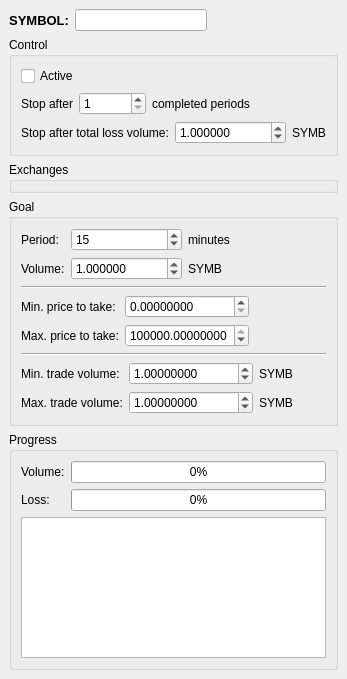
<?xml version="1.0" encoding="UTF-8"?>
<ui version="4.0">
 <class>TakerStrategyWindow</class>
 <widget class="QMainWindow" name="TakerStrategyWindow">
  <property name="geometry">
   <rect>
    <x>0</x>
    <y>0</y>
    <width>345</width>
    <height>679</height>
   </rect>
  </property>
  <property name="windowTitle">
   <string>MainWindow</string>
  </property>
  <widget class="QWidget" name="centralwidget">
   <layout class="QVBoxLayout" name="verticalLayout_4">
    <item>
     <layout class="QHBoxLayout" name="horizontalLayout_2">
      <item>
       <widget class="QLabel" name="symbolLabel">
        <property name="font">
         <font>
          <pointsize>10</pointsize>
          <weight>75</weight>
          <bold>true</bold>
         </font>
        </property>
        <property name="text">
         <string>SYMBOL:</string>
        </property>
        <property name="alignment">
         <set>Qt::AlignRight|Qt::AlignTrailing|Qt::AlignVCenter</set>
        </property>
       </widget>
      </item>
      <item>
       <widget class="QLineEdit" name="symbol">
        <property name="readOnly">
         <bool>true</bool>
        </property>
       </widget>
      </item>
      <item>
       <spacer name="horizontalSpacer">
        <property name="orientation">
         <enum>Qt::Horizontal</enum>
        </property>
        <property name="sizeHint" stdset="0">
         <size>
          <width>0</width>
          <height>20</height>
         </size>
        </property>
       </spacer>
      </item>
     </layout>
    </item>
    <item>
     <widget class="QGroupBox" name="controlGroup">
      <property name="title">
       <string>Control</string>
      </property>
      <layout class="QVBoxLayout" name="verticalLayout_3">
       <item>
        <layout class="QHBoxLayout" name="horizontalLayout">
         <item>
          <widget class="QCheckBox" name="activationToggle">
           <property name="text">
            <string>Active</string>
           </property>
          </widget>
         </item>
        </layout>
       </item>
       <item>
        <layout class="QHBoxLayout" name="horizontalLayout_3">
         <item>
          <widget class="QLabel" name="stopAfterNumberOfPeriodsBeginLabel">
           <property name="text">
            <string>Stop after</string>
           </property>
          </widget>
         </item>
         <item>
          <widget class="QSpinBox" name="stopAfterNumberOfPeriods">
           <property name="minimum">
            <number>1</number>
           </property>
           <property name="maximum">
            <number>10000000</number>
           </property>
           <property name="value">
            <number>1</number>
           </property>
          </widget>
         </item>
         <item>
          <widget class="QLabel" name="stopAfterNumberOfPeriodsEndLabel">
           <property name="text">
            <string>completed periods</string>
           </property>
          </widget>
         </item>
         <item>
          <spacer name="horizontalSpacer_3">
           <property name="orientation">
            <enum>Qt::Horizontal</enum>
           </property>
           <property name="sizeHint" stdset="0">
            <size>
             <width>0</width>
             <height>20</height>
            </size>
           </property>
          </spacer>
         </item>
        </layout>
       </item>
       <item>
        <layout class="QHBoxLayout" name="horizontalLayout_4">
         <item>
          <widget class="QLabel" name="maxLossVolumeSymbolLabel">
           <property name="text">
            <string>Stop after total loss volume:</string>
           </property>
          </widget>
         </item>
         <item>
          <widget class="QDoubleSpinBox" name="maxLossVolume">
           <property name="decimals">
            <number>6</number>
           </property>
           <property name="minimum">
            <double>0.000000000000000</double>
           </property>
           <property name="maximum">
            <double>1000000000.000000000000000</double>
           </property>
           <property name="value">
            <double>1.000000000000000</double>
           </property>
          </widget>
         </item>
         <item>
          <widget class="QLabel" name="maxLossVolumeSymbol">
           <property name="text">
            <string>SYMB</string>
           </property>
          </widget>
         </item>
         <item>
          <spacer name="horizontalSpacer_4">
           <property name="orientation">
            <enum>Qt::Horizontal</enum>
           </property>
           <property name="sizeHint" stdset="0">
            <size>
             <width>0</width>
             <height>20</height>
            </size>
           </property>
          </spacer>
         </item>
        </layout>
       </item>
      </layout>
     </widget>
    </item>
    <item>
     <widget class="QGroupBox" name="exchangesGroup">
      <property name="title">
       <string>Exchanges</string>
      </property>
     </widget>
    </item>
    <item>
     <widget class="QGroupBox" name="goalGroup">
      <property name="title">
       <string>Goal</string>
      </property>
      <layout class="QVBoxLayout" name="verticalLayout_2">
       <item>
        <layout class="QHBoxLayout" name="horizontalLayout_5">
         <item>
          <layout class="QGridLayout" name="gridLayout_3">
           <item row="0" column="0">
            <widget class="QLabel" name="periodSizeLabel">
             <property name="text">
              <string>Period:</string>
             </property>
            </widget>
           </item>
           <item row="1" column="0">
            <widget class="QLabel" name="volumeGoalLabel">
             <property name="text">
              <string>Volume:</string>
             </property>
            </widget>
           </item>
           <item row="1" column="1" colspan="2">
            <widget class="QDoubleSpinBox" name="goalVolume">
             <property name="decimals">
              <number>6</number>
             </property>
             <property name="minimum">
              <double>0.000001000000000</double>
             </property>
             <property name="maximum">
              <double>1000000000.000000000000000</double>
             </property>
             <property name="value">
              <double>1.000000000000000</double>
             </property>
            </widget>
           </item>
           <item row="1" column="3">
            <widget class="QLabel" name="volumeGoalSymbol">
             <property name="text">
              <string>SYMB</string>
             </property>
            </widget>
           </item>
           <item row="0" column="3">
            <widget class="QLabel" name="periodSizeUnitsLabel">
             <property name="text">
              <string>minutes</string>
             </property>
            </widget>
           </item>
           <item row="0" column="1" colspan="2">
            <widget class="QSpinBox" name="periodSize">
             <property name="minimum">
              <number>1</number>
             </property>
             <property name="maximum">
              <number>1440</number>
             </property>
             <property name="singleStep">
              <number>5</number>
             </property>
             <property name="value">
              <number>15</number>
             </property>
            </widget>
           </item>
          </layout>
         </item>
         <item>
          <spacer name="horizontalSpacer_2">
           <property name="orientation">
            <enum>Qt::Horizontal</enum>
           </property>
           <property name="sizeHint" stdset="0">
            <size>
             <width>0</width>
             <height>20</height>
            </size>
           </property>
          </spacer>
         </item>
        </layout>
       </item>
       <item>
        <widget class="Line" name="line">
         <property name="orientation">
          <enum>Qt::Horizontal</enum>
         </property>
        </widget>
       </item>
       <item>
        <layout class="QHBoxLayout" name="horizontalLayout_6">
         <item>
          <layout class="QGridLayout" name="gridLayout_2">
           <item row="0" column="0">
            <widget class="QLabel" name="label">
             <property name="text">
              <string>Min. price to take:</string>
             </property>
            </widget>
           </item>
           <item row="0" column="1">
            <widget class="QDoubleSpinBox" name="priceRangeFrom">
             <property name="decimals">
              <number>8</number>
             </property>
             <property name="maximum">
              <double>100000.000000000000000</double>
             </property>
            </widget>
           </item>
           <item row="1" column="0">
            <widget class="QLabel" name="label_4">
             <property name="text">
              <string>Max. price to take:</string>
             </property>
            </widget>
           </item>
           <item row="1" column="1">
            <widget class="QDoubleSpinBox" name="priceRangeTo">
             <property name="decimals">
              <number>8</number>
             </property>
             <property name="maximum">
              <double>100000.000000000000000</double>
             </property>
             <property name="value">
              <double>100000.000000000000000</double>
             </property>
            </widget>
           </item>
          </layout>
         </item>
         <item>
          <spacer name="horizontalSpacer_5">
           <property name="orientation">
            <enum>Qt::Horizontal</enum>
           </property>
           <property name="sizeHint" stdset="0">
            <size>
             <width>0</width>
             <height>20</height>
            </size>
           </property>
          </spacer>
         </item>
        </layout>
       </item>
       <item>
        <widget class="Line" name="line_2">
         <property name="orientation">
          <enum>Qt::Horizontal</enum>
         </property>
        </widget>
       </item>
       <item>
        <layout class="QHBoxLayout" name="horizontalLayout_7">
         <item>
          <layout class="QGridLayout" name="gridLayout_4">
           <item row="0" column="0">
            <widget class="QLabel" name="minTradeVolumeLabel">
             <property name="text">
              <string>Min. trade volume:</string>
             </property>
            </widget>
           </item>
           <item row="0" column="1">
            <widget class="QDoubleSpinBox" name="minTradeVolume">
             <property name="decimals">
              <number>8</number>
             </property>
             <property name="minimum">
              <double>0.000001000000000</double>
             </property>
             <property name="maximum">
              <double>100000.000000000000000</double>
             </property>
             <property name="value">
              <double>1.000000000000000</double>
             </property>
            </widget>
           </item>
           <item row="0" column="2">
            <widget class="QLabel" name="minTradeVolumeSymbol">
             <property name="text">
              <string>SYMB</string>
             </property>
            </widget>
           </item>
           <item row="1" column="0">
            <widget class="QLabel" name="maxTradeVolumeLabel">
             <property name="text">
              <string>Max. trade volume:</string>
             </property>
            </widget>
           </item>
           <item row="1" column="1">
            <widget class="QDoubleSpinBox" name="maxTradeVolume">
             <property name="decimals">
              <number>8</number>
             </property>
             <property name="minimum">
              <double>0.000001000000000</double>
             </property>
             <property name="maximum">
              <double>100000.000000000000000</double>
             </property>
             <property name="value">
              <double>1.000000000000000</double>
             </property>
            </widget>
           </item>
           <item row="1" column="2">
            <widget class="QLabel" name="maxTradeVolumeSymbol">
             <property name="text">
              <string>SYMB</string>
             </property>
            </widget>
           </item>
          </layout>
         </item>
         <item>
          <spacer name="horizontalSpacer_6">
           <property name="orientation">
            <enum>Qt::Horizontal</enum>
           </property>
           <property name="sizeHint" stdset="0">
            <size>
             <width>0</width>
             <height>20</height>
            </size>
           </property>
          </spacer>
         </item>
        </layout>
       </item>
      </layout>
     </widget>
    </item>
    <item>
     <widget class="QGroupBox" name="eventsGroup">
      <property name="title">
       <string>Progress</string>
      </property>
      <layout class="QVBoxLayout" name="verticalLayout">
       <item>
        <layout class="QGridLayout" name="gridLayout">
         <item row="0" column="0">
          <widget class="QLabel" name="label_2">
           <property name="text">
            <string>Volume:</string>
           </property>
          </widget>
         </item>
         <item row="1" column="1">
          <widget class="QProgressBar" name="lossBar">
           <property name="value">
            <number>0</number>
           </property>
          </widget>
         </item>
         <item row="1" column="0">
          <widget class="QLabel" name="label_3">
           <property name="text">
            <string>Loss:</string>
           </property>
          </widget>
         </item>
         <item row="0" column="1">
          <widget class="QProgressBar" name="volumeBar">
           <property name="value">
            <number>0</number>
           </property>
          </widget>
         </item>
        </layout>
       </item>
       <item>
        <widget class="QPlainTextEdit" name="log">
         <property name="baseSize">
          <size>
           <width>0</width>
           <height>87</height>
          </size>
         </property>
         <property name="font">
          <font>
           <family>Lucida Console</family>
          </font>
         </property>
         <property name="lineWrapMode">
          <enum>QPlainTextEdit::NoWrap</enum>
         </property>
         <property name="readOnly">
          <bool>true</bool>
         </property>
        </widget>
       </item>
      </layout>
     </widget>
    </item>
   </layout>
  </widget>
 </widget>
 <tabstops>
  <tabstop>symbol</tabstop>
  <tabstop>activationToggle</tabstop>
  <tabstop>stopAfterNumberOfPeriods</tabstop>
  <tabstop>maxLossVolume</tabstop>
  <tabstop>periodSize</tabstop>
  <tabstop>goalVolume</tabstop>
  <tabstop>priceRangeFrom</tabstop>
  <tabstop>priceRangeTo</tabstop>
  <tabstop>minTradeVolume</tabstop>
  <tabstop>maxTradeVolume</tabstop>
  <tabstop>log</tabstop>
 </tabstops>
 <resources/>
 <connections/>
</ui>
